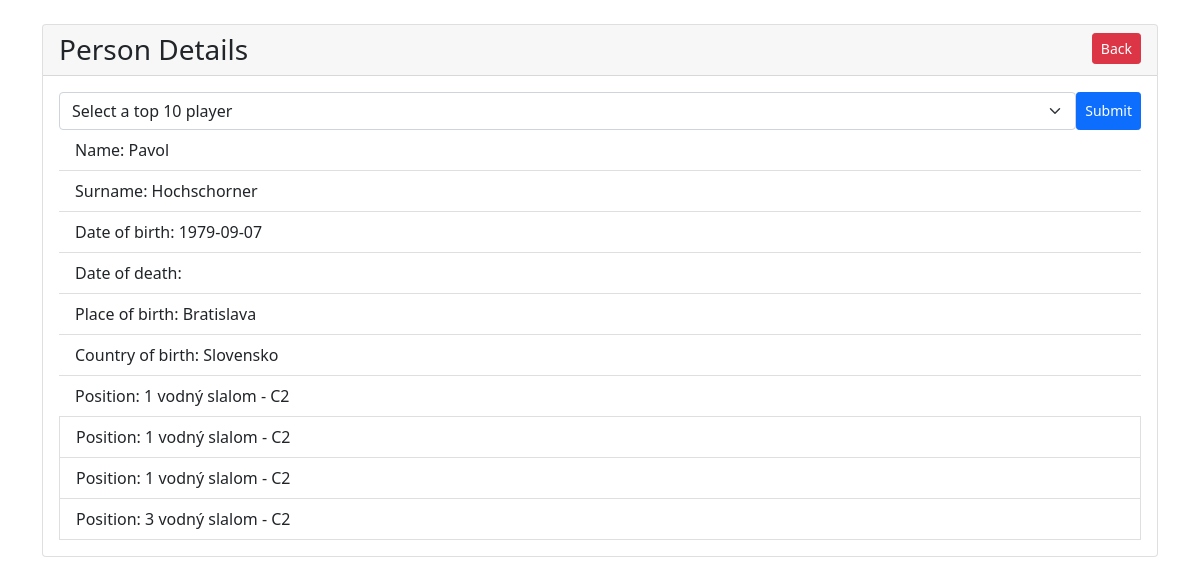
The app's page /person_detail.php?id=2 (signed in) with its own data.
### tables this page shows
CREATE TABLE `position` (
  `id` int UNSIGNED NOT NULL,
  `person_id` int UNSIGNED NOT NULL,
  `place_id` int UNSIGNED NOT NULL,
  `placing` int NOT NULL,
  `discipline` varchar(255) NOT NULL
);

CREATE TABLE `person` (
  `id` int UNSIGNED NOT NULL,
  `name` varchar(100) NOT NULL,
  `surname` varchar(100) NOT NULL,
  `birth_day` date NOT NULL,
  `birth_place` varchar(100) NOT NULL,
  `birth_country` varchar(100) NOT NULL,
  `death_day` date DEFAULT NULL,
  `death_place` varchar(100) DEFAULT NULL,
  `death_country` varchar(100) DEFAULT NULL
);

### person_detail.php (the view, shortened to what this page needs)
<?php
include 'config.php';
$person_id = mysqli_real_escape_string($conn, $_GET["id"]);
$query = "SELECT *
 FROM person, position
 WHERE person.id='$person_id'
 AND position.person_id = '$person_id'  ";
$result = mysqli_query($conn, $query);
$person_detail = [];
if ($result->num_rows > 0) {
    $person_detail = $result->fetch_all(MYSQLI_ASSOC);
}
?>
<!DOCTYPE html>
<html lang="en">
<head>
    <link href="https://cdn.jsdelivr.net/npm/bootstrap@5.0.2/dist/css/bootstrap.min.css" rel="stylesheet">
</head>
<body>
    <div class="container mt-4">
        <div class="card">
            <h3 class="card-header">Person Details <a role="button" class="btn btn-danger btn-sm float-end" href="index.php">Back</a></h3>
            <div class="card-body">
                <?php
                $query2 = "SELECT distinct person.name, person.id as p_id, count(position.placing) as count_gold FROM (person inner join position on person.id=position.person_id) where position.placing=1 group by person.id limit 10";
                $result2 = mysqli_query($conn, $query2);
                $person_detail2 = [];
                if ($result2->num_rows > 0) {
                    $person_detail2 = $result2->fetch_all(MYSQLI_ASSOC);
                }
                ?>
                <?php if (!empty($person_detail2)) { ?>
                    <form style="display:flex" action="person_detail.php" method="get">
                        <select name="id" class="form-select" aria-label="Default select example">
                            <option value="" disabled selected>Select a top 10 player</option>;
                        </select>
                        <input class="btn btn-primary btn-sm" type="submit" name="Hey">
                    </form>
                <?php } ?>
                <?php if (!empty($person_detail)) { ?>
                    <?php foreach ($person_detail as $key => $person) { ?>
                        <?php if ($key == 0) { ?>
                            <ul class="list-group list-group-flush">
                                <li class="list-group-item"><?php echo 'Name: ' . $person['name']; ?></li>
                                <li class="list-group-item"><?php echo 'Surname: ' . $person['surname']; ?></li>
                                <li class="list-group-item"><?php echo 'Date of birth: ' . $person['birth_day']; ?></li>
                                <li class="list-group-item"><?php echo 'Date of death: ' . $person['death_day']; ?></li>
                                <li class="list-group-item"><?php echo 'Place of birth: ' . $person['birth_place']; ?></li>
                                <li class="list-group-item"><?php echo 'Country of birth: ' . $person['birth_country']; ?></li>
                            <?php } ?>
                            <li class="list-group-item"><?php echo 'Position: ' . $person['placing'] . ' ' . $person['discipline']; ?></li>
                            </ul>
                        <?php } ?>
                    <?php } ?>
            </div>
        </div>
    </div>
</body>
</html>

### records on screen
position: person.name "Pavol", person.surname "Hochschorner", person.birth_day "1979-09-07", person.birth_place "Bratislava", person.birth_country "Slovensko", placing "1", discipline "vodný slalom - C2"
position: placing "1", discipline "vodný slalom - C2"
position: placing "1", discipline "vodný slalom - C2"
position: placing "3", discipline "vodný slalom - C2"
